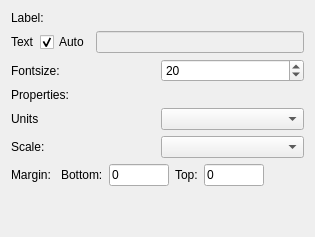
         <widget class="QWidget" name="tab_4">
          <attribute name="title">
           <string>Y axis</string>
          </attribute>
          <layout class="QVBoxLayout" name="verticalLayout_11">
           <item>
            <widget class="QLabel" name="label_20">
             <property name="text">
              <string>Label:</string>
             </property>
            </widget>
           </item>
           <item>
            <layout class="QHBoxLayout" name="horizontalLayout_13">
             <item>
              <widget class="QLabel" name="label_12">
               <property name="text">
                <string>Text</string>
               </property>
              </widget>
             </item>
             <item>
              <widget class="QCheckBox" name="yAutoLabel_checkBox">
               <property name="text">
                <string>Auto</string>
               </property>
               <property name="checked">
                <bool>true</bool>
               </property>
              </widget>
             </item>
             <item>
              <widget class="QLineEdit" name="yAutoLabel_lineEdit">
               <property name="enabled">
                <bool>false</bool>
               </property>
              </widget>
             </item>
            </layout>
           </item>
           <item>
            <layout class="QHBoxLayout" name="horizontalLayout_16">
             <item>
              <widget class="QLabel" name="label_18">
               <property name="text">
                <string>Fontsize:</string>
               </property>
              </widget>
             </item>
             <item>
              <widget class="QSpinBox" name="yFontSize_spinBox">
               <property name="minimum">
                <number>1</number>
               </property>
               <property name="value">
                <number>20</number>
               </property>
              </widget>
             </item>
            </layout>
           </item>
           <item>
            <widget class="QLabel" name="label_19">
             <property name="text">
              <string>Properties:</string>
             </property>
            </widget>
           </item>
           <item>
            <layout class="QHBoxLayout" name="horizontalLayout_20">
             <item>
              <widget class="QLabel" name="label_24">
               <property name="text">
                <string>Units</string>
               </property>
              </widget>
             </item>
             <item>
              <widget class="QComboBox" name="yUnits_comboBox"/>
             </item>
            </layout>
           </item>
           <item>
            <layout class="QHBoxLayout" name="horizontalLayout_14">
             <item>
              <widget class="QLabel" name="label_13">
               <property name="text">
                <string>Scale:</string>
               </property>
              </widget>
             </item>
             <item>
              <widget class="QComboBox" name="yScale_comboBox"/>
             </item>
            </layout>
           </item>
           <item>
            <layout class="QHBoxLayout" name="horizontalLayout_44">
             <item>
              <widget class="QLabel" name="label_52">
               <property name="text">
                <string>Margin: </string>
               </property>
              </widget>
             </item>
             <item>
              <widget class="QLabel" name="label_53">
               <property name="text">
                <string>Bottom:</string>
               </property>
              </widget>
             </item>
             <item>
              <widget class="QLineEdit" name="lineEdit_3">
               <property name="minimumSize">
                <size>
                 <width>60</width>
                 <height>0</height>
                </size>
               </property>
               <property name="maximumSize">
                <size>
                 <width>60</width>
                 <height>16777215</height>
                </size>
               </property>
               <property name="text">
                <string>0</string>
               </property>
              </widget>
             </item>
             <item>
              <widget class="QLabel" name="label_54">
               <property name="text">
                <string>Top:</string>
               </property>
              </widget>
             </item>
             <item>
              <widget class="QLineEdit" name="lineEdit_4">
               <property name="minimumSize">
                <size>
                 <width>60</width>
                 <height>0</height>
                </size>
               </property>
               <property name="maximumSize">
                <size>
                 <width>60</width>
                 <height>16777215</height>
                </size>
               </property>
               <property name="text">
                <string>0</string>
               </property>
              </widget>
             </item>
             <item>
              <spacer name="horizontalSpacer_8">
               <property name="orientation">
                <enum>Qt::Horizontal</enum>
               </property>
               <property name="sizeHint" stdset="0">
                <size>
                 <width>40</width>
                 <height>20</height>
                </size>
               </property>
              </spacer>
             </item>
            </layout>
           </item>
           <item>
            <spacer name="verticalSpacer_3">
             <property name="orientation">
              <enum>Qt::Vertical</enum>
             </property>
             <property name="sizeHint" stdset="0">
              <size>
               <width>20</width>
               <height>40</height>
              </size>
             </property>
            </spacer>
           </item>
          </layout>
         </widget>
